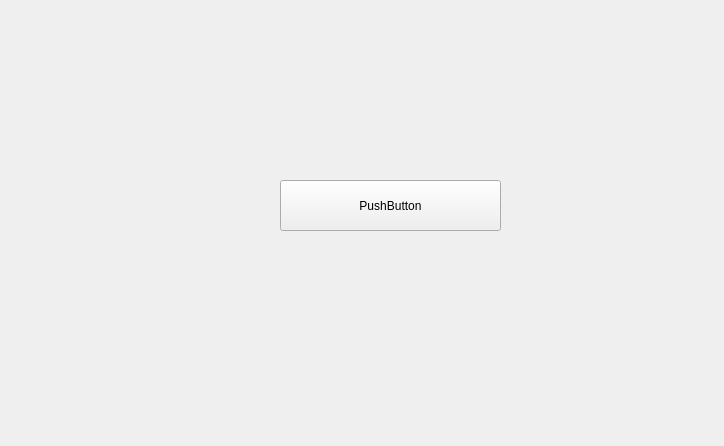
<?xml version="1.0" encoding="UTF-8"?>
<ui version="4.0">
 <class>Widget</class>
 <widget class="QWidget" name="Widget">
  <property name="geometry">
   <rect>
    <x>0</x>
    <y>0</y>
    <width>724</width>
    <height>446</height>
   </rect>
  </property>
  <property name="windowTitle">
   <string>Widget</string>
  </property>
  <widget class="QPushButton" name="pushButton">
   <property name="geometry">
    <rect>
     <x>280</x>
     <y>180</y>
     <width>221</width>
     <height>51</height>
    </rect>
   </property>
   <property name="text">
    <string>PushButton</string>
   </property>
  </widget>
 </widget>
 <layoutdefault spacing="6" margin="11"/>
 <resources/>
 <connections/>
</ui>
